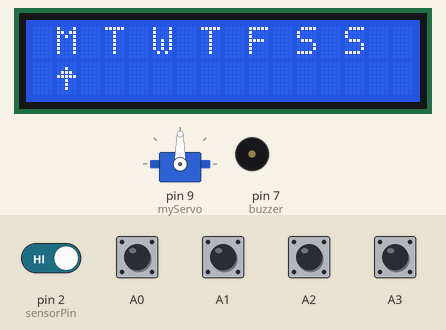
A sketch run on a simulated Arduino Uno, built with avr-gcc and run on an emulated ATmega328P. Parts: servo, 16×2 character LCD, buzzer (waves = sounding). The inputs (shaded band) are chosen by the test bench; at power-on: A0–3, pin 2 (sensorPin) HIGH.

Above: at 1.3 s.
1.4 s: A3 pulled LOW for 0.15 s
3.8 s: pin 2 (sensorPin) driven LOW
At 5.8 s:
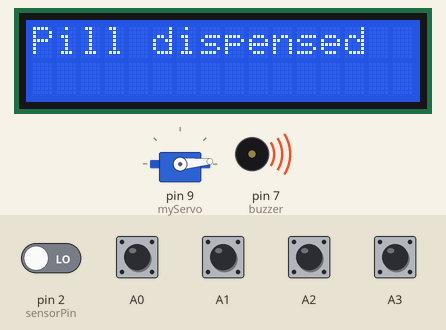
6.2 s: pin 2 (sensorPin) driven HIGH
At 7.9 s:
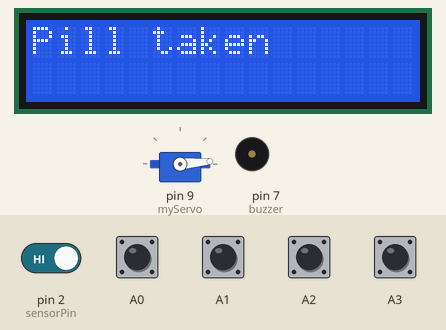
9.2 s: A2 pulled LOW for 1 s
At 10.3 s:
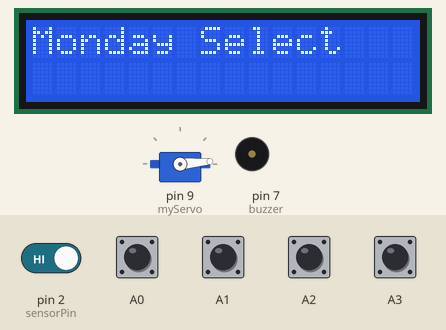
13.2 s: A2 pulled LOW for 0.15 s
At 14.7 s:
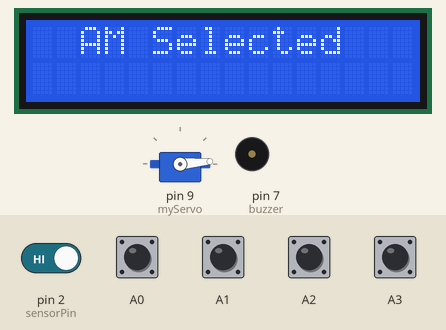
16.3 s: A0 pulled LOW for 1 s
At 18.2 s:
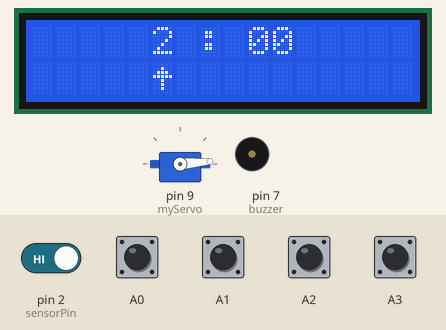
Timing chart, 0 to 19.7 s (numbered marks = the images above; inputs shaded):
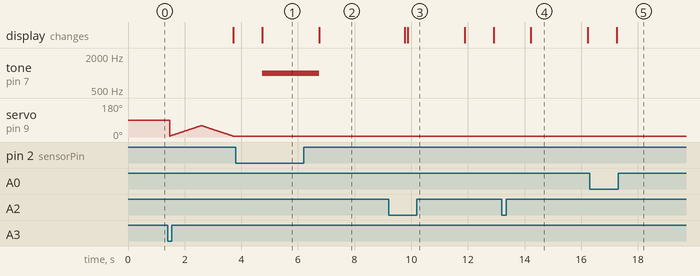

Measured:
- after the input at 3.8 s, tone on pin 7 (buzzer): silent → 1000 Hz after 0.93 s; the display: changes after 0.93 s (image 1)
- after the input at 6.2 s, tone on pin 7 (buzzer): 1000 Hz → silent after 0.55 s; the display: changes after 0.55 s (image 2)
- after the input at 9.2 s, the display: first differs from a run without the input after 0.68 s (image 3)
- after the input at 13.2 s, the display: changes after 1.0 s (image 4)
- after the input at 16.3 s, the display: changes after 0.95 s (image 5)
- what the display in image 4 shows lasts 2.0 s, from 14.2 s to 16.2 s

The sketch:

sketch_test.ino
```cpp
#include <Wire.h>
#include <LiquidCrystal_I2C.h>

#include <Servo.h>

Servo myServo;  // Create a Servo object

LiquidCrystal_I2C lcd(0x27, 16, 2);  // Initialize with I2C address, 16 columns, 2 rows

const int sensorPin = 2;  // Digital pin connected to the beam break sensor
int sensorState = 0;


const int buzzer = 7;  //buzzer to arduino pin 9

int loops1 = 0;

int seconds = 0;
int numInput = 0;
int finalday = 0;
int finalhour = 0;
int finalamPM = 0;
int finalmin = 0;

int phase = 0;


int hours = 1;
int mins = 0;
int finalHour = 0;
int finalMin = 0;

// Button states
int lastButtonState1 = HIGH;
int lastButtonState2 = HIGH;
int lastButtonState3 = HIGH;
int lastButtonState4 = HIGH;
unsigned long lastDebounceTime = 0;
const unsigned long debounceDelay = 50;  // 50ms debounce time

struct allData {
  int day;
  int amPm;
  int hour;
  int min;
};

allData arrayData[10];

int pill_counter = 0;
int arrowPosition = 1;


String weekDay[] = { "", "Monday", "", "Tuesday", "", "Wednesday", "", "Thursday", "", "Friday", "", "Saturday", "", "Sunday" };

byte upArrow[8] = {
  B00000,
  B00100,
  B01110,
  B11111,
  B00100,
  B00100,
  B00100,
  B00000
};

byte upArrow1[8] = {
  B00001,
  B00011,
  B00111,
  B01111,
  B11111,
  B00001,
  B00001,
  B00001
};

byte upArrow2[8] = {
  B10000,
  B11000,
  B11100,
  B11110,
  B11111,
  B10000,
  B10000,
  B10000
};

void updateArrowPosition() {
  lcd.clear();
  lcd.setCursor(1, 0);
  lcd.print("M T W T F S S");
  lcd.setCursor(arrowPosition, 1);
  lcd.write(byte(0));
}

void dayOutput(int day_Var) {
  switch (day_Var) {
    case 1: Serial.println("Monday"); break;
    case 2: Serial.println("Tuesday"); break;
    case 3: Serial.println("Wednesday"); break;
    case 4: Serial.println("Thursday"); break;
    case 5: Serial.println("Friday"); break;
    case 6: Serial.println("Saturday"); break;
    case 7: Serial.println("Sunday"); break;
  }
}

void setTime() {
  int timeDay = 1;

  lcd.setCursor(4, 0);
  lcd.print("Set Time");
  delay(1000);

  lcd.clear();
  lcd.setCursor(0, 0);
  lcd.print("    AM    PM");

  lcd.setCursor(4, 1);
  lcd.write(byte(1));
  lcd.setCursor(5, 1);
  lcd.write(byte(2));

  int loops = 0;

  while (loops != 1) {
    int button1State = digitalRead(A0);
    int button2State = digitalRead(A1);
    int button3State = digitalRead(A2);
    int button4State = digitalRead(A3);

    if (button1State == LOW && lastButtonState1 == HIGH) {
      lcd.clear();
      lcd.setCursor(0, 0);
      lcd.print("    AM    PM");


      lcd.setCursor(10, 1);
      lcd.write(byte(1));
      lcd.setCursor(11, 1);
      lcd.write(byte(2));
      timeDay = 2;
    }

    if (button2State == LOW && lastButtonState2 == HIGH) {
      lcd.clear();
      lcd.setCursor(0, 0);
      lcd.print("    AM    PM");

      lcd.setCursor(4, 1);
      lcd.write(byte(1));
      lcd.setCursor(5, 1);
      lcd.write(byte(2));
      timeDay = 1;
    }

    if (button3State == LOW && lastButtonState3 == HIGH) {
      loops = 1;
      delay(1000);
      lcd.clear();
      lcd.setCursor(2, 0);
      lcd.print(timeDay == 1 ? "AM Selected" : "PM Selected");
      delay(2000);
    }

    lastButtonState1 = button1State;
    lastButtonState2 = button2State;
    lastButtonState3 = button3State;
  }

  finalamPM = timeDay;
  setHour();
}

void setHour() {
  int hours = 1;
  int loops = 0;
  int mins = 0;
  int loops1;

  lcd.clear();
  lcd.setCursor(5, 0);
  lcd.print("1 : 00");

  lcd.setCursor(5, 1);
  lcd.write(byte(0));

  delay(1000);

  while (loops != 1) {
    int button1State = digitalRead(A0);
    int button2State = digitalRead(A1);
    int button3State = digitalRead(A2);
    int button4State = digitalRead(A3);

    if (button1State == LOW && lastButtonState1 == HIGH) {
      if (hours < 12) {
        lcd.setCursor(0, 0);
        lcd.print("                ");

        hours = hours + 1;
        lcd.setCursor(5, 0);
        lcd.print(hours);
        lcd.print(" : 00");
      }
    }

    if (button2State == LOW && lastButtonState2 == HIGH) {
      if (hours > 1) {
        lcd.setCursor(0, 0);
        lcd.print("                ");

        hours = hours - 1;
        lcd.setCursor(5, 0);
        lcd.print(hours);
        lcd.print(" : 00");
      }
    }

    if (button3State == LOW && lastButtonState3 == HIGH) {
      loops = 1;
      lcd.setCursor(0, 1);
      lcd.print("                ");

      lcd.setCursor(10, 1);
      lcd.write(byte(0));

      finalhour = hours;

      delay(1000);

      // set time of day
    }

    lastButtonState1 = button1State;
    lastButtonState2 = button2State;
    lastButtonState3 = button3State;
  }

  loops1 = 0;
  while (loops1 != 1) {
    int button1State = digitalRead(A0);
    int button2State = digitalRead(A1);
    int button3State = digitalRead(A2);
    int button4State = digitalRead(A3);

    // Increment minutes
    if (button1State == LOW && lastButtonState1 == HIGH) {
      if (mins < 60) {
        mins = (mins < 55) ? mins + 5 : mins + 1;  // Add 5 if < 55, otherwise add 1
        if (mins > 60) mins = 60;                  // Cap at 60

        // Clear only the relevant display line
        lcd.setCursor(0, 0);
        lcd.print("                ");  // Clear the first line

        // Reprint updated time
        lcd.setCursor(5, 0);
        lcd.print(hours);
        lcd.print(" : ");
        if (mins < 10) {
          lcd.print("0");
        }
        lcd.print(mins);
      }
    }

    // Decrement minutes
    if (button2State == LOW && lastButtonState2 == HIGH) {
      if (mins > 0) {
        mins = (mins > 5) ? mins - 5 : mins - 1;  // Subtract 5 if > 5, otherwise subtract 1
        if (mins < 0) mins = 0;                   // Cap at 0

        // Clear only the relevant display line
        lcd.setCursor(0, 0);
        lcd.print("                ");  // Clear the first line

        // Reprint updated time
        lcd.setCursor(5, 0);
        lcd.print(hours);
        lcd.print(" : ");
        if (mins < 10) {
          lcd.print("0");
        }
        lcd.print(mins);
      }
    }

    // Confirm and exit loop
    if (button3State == LOW && lastButtonState3 == HIGH) {
      loops1 = 1;  // Exit loop
    }

    // Update button states
    lastButtonState1 = button1State;
    lastButtonState2 = button2State;
    lastButtonState3 = button3State;
  }
}


void setDay(int input) {
  if (input == 1) {
    arrowPosition = min(arrowPosition + 2, 15);
    updateArrowPosition();
  } else if (input == 2 && arrowPosition != 1) {
    arrowPosition = max(arrowPosition - 2, 1);
    updateArrowPosition();
  } else if (input == 3) {
    lcd.clear();
    lcd.print(weekDay[arrowPosition]);
    lcd.print(" Select");
    finalday = arrowPosition;
    delay(2000);
    lcd.clear();
    setTime();
  }
}

void setup() {
  pinMode(sensorPin, INPUT_PULLUP);

  pinMode(buzzer, OUTPUT);

  myServo.attach(9);
  lcd.clear();
  lcd.init();

  lcd.begin(16, 2);
  lcd.backlight();
  pinMode(A0, INPUT_PULLUP);
  pinMode(A1, INPUT_PULLUP);
  pinMode(A2, INPUT_PULLUP);
  pinMode(A3, INPUT_PULLUP);

  lcd.createChar(0, upArrow);
  lcd.createChar(1, upArrow1);
  lcd.createChar(2, upArrow2);

  lcd.setCursor(1, 0);
  lcd.print("M T W T F S S");
  lcd.setCursor(arrowPosition, 1);
  lcd.write(byte(0));  // Display up arrow
}

void loop() {

  int button1State = digitalRead(A0);
  int button2State = digitalRead(A1);
  int button3State = digitalRead(A2);
  int button4State = digitalRead(A3);

  if (button1State == LOW && lastButtonState1 == HIGH) {
    setDay(1);
  } else if (button2State == LOW && lastButtonState2 == HIGH) {
    setDay(2);

  } else if (button3State == LOW && lastButtonState3 == HIGH) {
    //setHour();
    setDay(3);
    numInput++;
    //arrayData[numInput] = {finalday, finalhour, finalamPM, finalmin};
    lcd.clear();

    //lcd.print(arrayData[numInput].day);
    //lcd.print(arrayData[numInput].amPm);
    //lcd.print(arrayData[numInput].hour);
    //lcd.print(arrayData[numInput].min);

    lcd.print("Date and Time");
    lcd.setCursor(0, 1);
    lcd.print("Saved");


    delay(2000);
    lcd.clear();
    lcd.setCursor(1, 0);
    lcd.print("M T W T F S S");
    lcd.setCursor(arrowPosition, 1);
    lcd.write(byte(0));  // Display up arrow
  } else if (button4State == LOW && lastButtonState4 == HIGH) {
    for (int pos = 5; pos <= 60; pos += 1) {
      myServo.write(pos);
      delay(20);  // Adjust delay as needed for smoother or faster movement
    }

    for (int pos = 60; pos >= 5; pos -= 1) {
      myServo.write(pos);
      delay(20);  // Adjust delay as needed for smoother or faster movement
    }

    //sensorState = digitalRead(sensorPin);
    int pill = 0;
    int pill_check = 0;

    while (pill != 1) {
      sensorState = digitalRead(sensorPin);

      if (sensorState == LOW) {
        lcd.clear();
        lcd.print("Pill dispensed");

        tone(buzzer, 1000);  // Send 1KHz sound signal...


        pill_check = 1;

        delay(1000);

      }

      else {
        lcd.clear();
        //lcd.print("Pill");

        if (pill_check == 1) {
          lcd.clear();
          lcd.print("Pill taken");

          noTone(buzzer);

          pill = 1;
        }
      }

      delay(1000);
    }
    // Small delay for stability

    delay(2000);
    lcd.clear();
    lcd.setCursor(1, 0);
    lcd.print("M T W T F S S");
    lcd.setCursor(arrowPosition, 1);
    lcd.write(byte(0));  // Display up arrow
  }

  lastButtonState1 = button1State;
  lastButtonState2 = button2State;
  lastButtonState3 = button3State;
  lastButtonState4 = button4State;
  delay(100);
}
```
